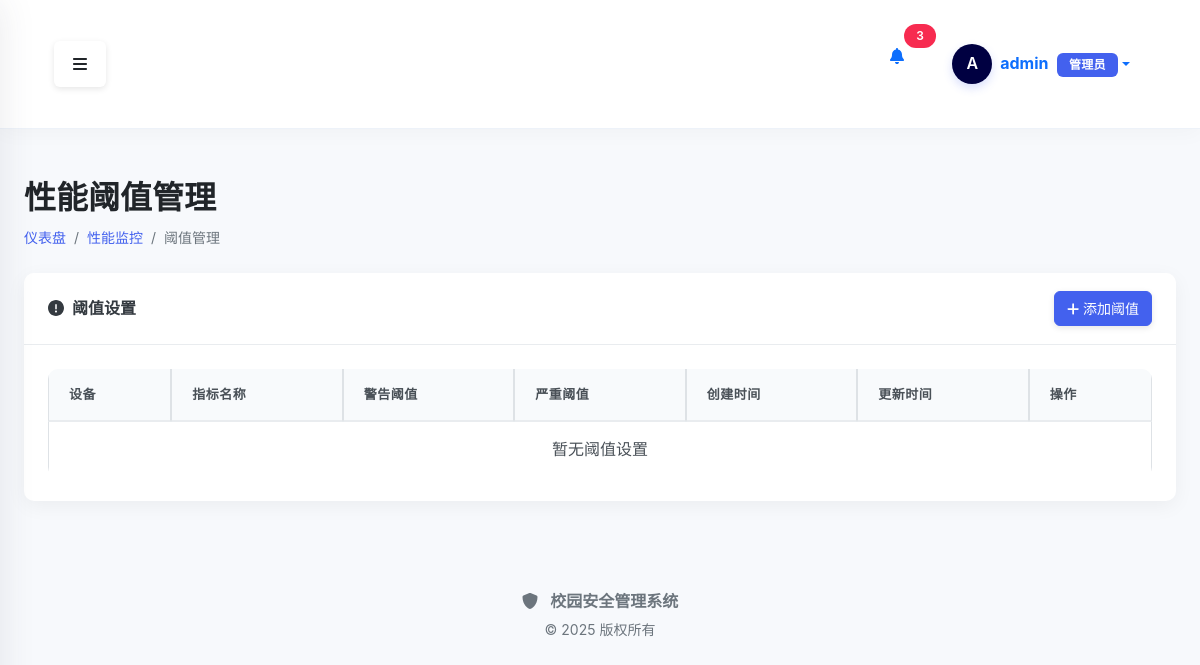
The app's page /performance/thresholds (signed in), older data.
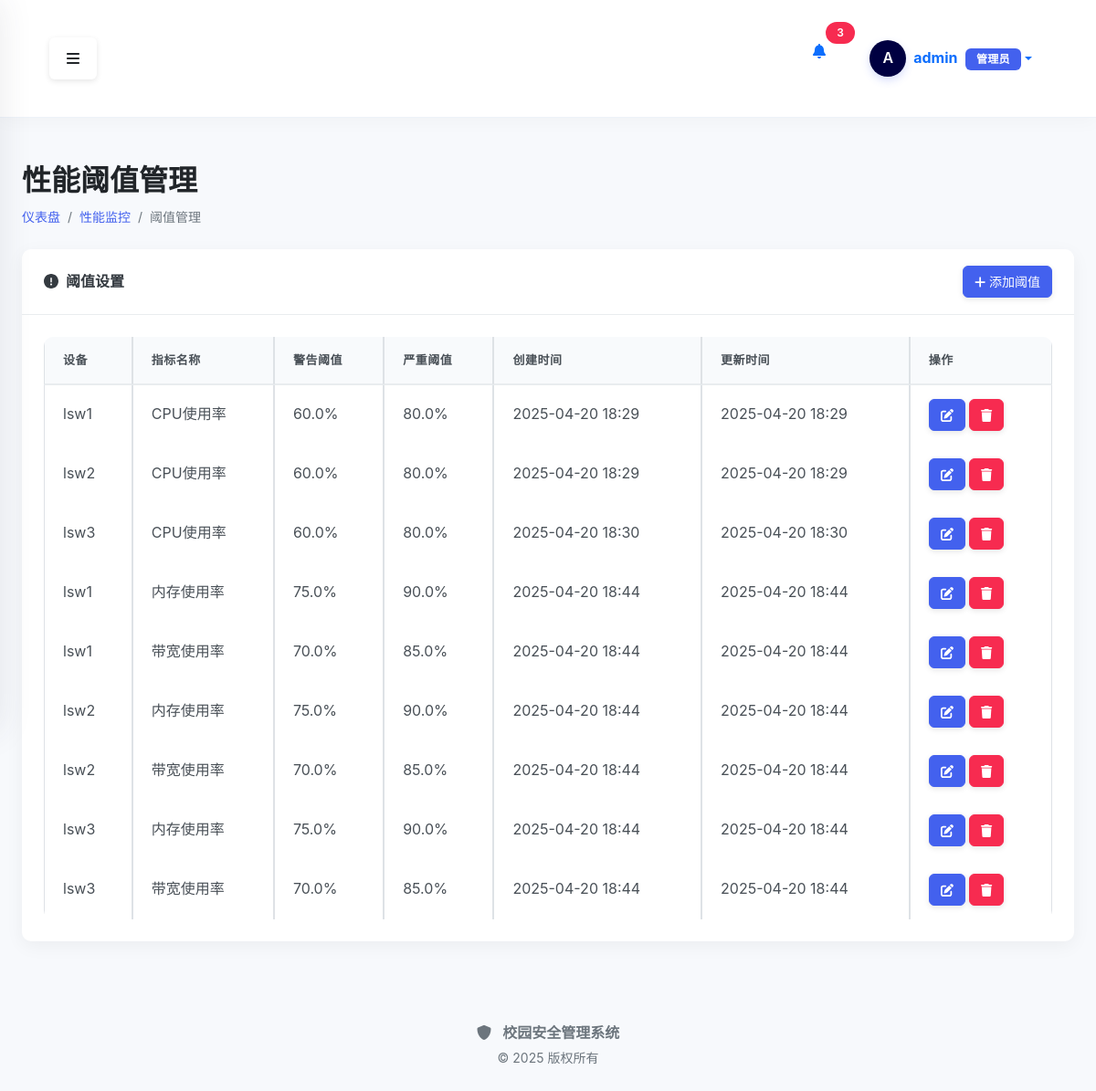
The same page, newer data.
### src/models/performance.py (models this page shows, shortened)
class Threshold(BaseModel):
    __tablename__ = 'thresholds'
    __table_args__ = {'extend_existing': True}  # 添加此参数解决表重复定义问题
    id = db.Column(db.Integer, primary_key=True)
    device_id = db.Column(db.Integer, db.ForeignKey('devices.id'), nullable=False)
    metric_name = db.Column(db.String(32), nullable=False)
    warning_threshold = db.Column(db.Float, nullable=False)
    critical_threshold = db.Column(db.Float, nullable=False)
    device = db.relationship('Device', backref=db.backref('thresholds', lazy='dynamic'), overlaps="thresholds")

### src/models/device.py (models this page shows, shortened)
class Device(BaseModel):
    __tablename__ = 'devices'
    __table_args__ = {'extend_existing': True}  # 确保可以扩展现有表
    id = db.Column(db.Integer, primary_key=True)
    name = db.Column(db.String(100), nullable=False)
    ip_address = db.Column(db.String(20), nullable=False)
    type_id = db.Column(db.Integer, db.ForeignKey('device_types.id'))
    location = db.Column(db.String(100))
    status = db.Column(db.String(20), default='正常')
    serial_number = db.Column(db.String(50), nullable=True)
    firmware_version = db.Column(db.String(50), nullable=True)
    device_code = db.Column(db.String(50), nullable=True, unique=True)
    mac_address = db.Column(db.String(20), nullable=True)
    manufacturer = db.Column(db.String(100), nullable=True)
    model = db.Column(db.String(100), nullable=True)
    purchase_date = db.Column(db.Date, nullable=True)
    warranty_period = db.Column(db.Integer, nullable=True)  # 保修期（月）
    notes = db.Column(db.Text, nullable=True)
    username = db.Column(db.String(50), default='admin', nullable=True)
    password = db.Column(db.String(100), default='admin123', nullable=True)
    port = db.Column(db.Integer, default=22, nullable=True)
    connection_protocol = db.Column(db.String(20), default='ssh', nullable=True)  # ssh, telnet, snmp

### src/modules/performance/routes.py (the view)
@performance_bp.route('/thresholds')
@login_required
def thresholds():
    devices = Device.query.all()
    thresholds = Threshold.query.all()
    return render_template('performance/thresholds.html', devices=devices, thresholds=thresholds)

### src/templates/performance/thresholds.html (shortened to what the changed rows need)
{% extends 'base.html' %}
{% block content %}
<div class="container-fluid px-4">
    <h1 class="mt-4">性能阈值管理</h1>
    <div class="row">
        <div class="col-lg-12">
            <div class="card mb-4">
                <div class="card-body">
                    <div class="table-responsive">
                        <table class="table table-bordered table-hover" id="thresholdsTable" width="100%" cellspacing="0">
                            <thead>
                                <tr>
                                    <th>设备</th>
                                    <th>指标名称</th>
                                    <th>警告阈值</th>
                                    <th>严重阈值</th>
                                    <th>创建时间</th>
                                    <th>更新时间</th>
                                    <th>操作</th>
                                </tr>
                            </thead>
                            <tbody>
                                {% for threshold in thresholds %}
                                <tr>
                                    <td>{{ threshold.device.name }}</td>
                                    <td>
                                        {% if threshold.metric_name == 'cpu_usage' %}
                                            CPU使用率
                                        {% elif threshold.metric_name == 'memory_usage' %}
                                            内存使用率
                                        {% elif threshold.metric_name == 'bandwidth_usage' %}
                                            带宽使用率
                                        {% else %}
                                            {{ threshold.metric_name }}
                                        {% endif %}
                                    </td>
                                    <td>{{ threshold.warning_threshold }}%</td>
                                    <td>{{ threshold.critical_threshold }}%</td>
                                    <td>{{ threshold.created_at.strftime('%Y-%m-%d %H:%M') }}</td>
                                    <td>{{ threshold.updated_at.strftime('%Y-%m-%d %H:%M') }}</td>
                                    <td>
                                        <button type="button" class="btn btn-primary btn-sm edit-threshold"
                                                data-id="{{ threshold.id }}"
                                                data-device-id="{{ threshold.device_id }}"
                                                data-metric-name="{{ threshold.metric_name }}"
                                                data-warning="{{ threshold.warning_threshold }}"
                                                data-critical="{{ threshold.critical_threshold }}"
                                                title="编辑阈值">
                                            <i class="fas fa-edit"></i>
                                        </button>
                                        <button type="button" class="btn btn-danger btn-sm delete-threshold"
                                                data-id="{{ threshold.id }}"
                                                data-device-name="{{ threshold.device.name }}"
                                                data-metric-name="{% if threshold.metric_name == 'cpu_usage' %}CPU使用率{% elif threshold.metric_name == 'memory_usage' %}内存使用率{% elif threshold.metric_name == 'bandwidth_usage' %}带宽使用率{% else %}{{ threshold.metric_name }}{% endif %}"
                                                title="删除阈值">
                                            <i class="fas fa-trash"></i>
                                        </button>
                                    </td>
                                </tr>
                                {% else %}
                                <tr>
                                    <td colspan="7" class="text-center">暂无阈值设置</td>
                                </tr>
                                {% endfor %}
                            </tbody>
                        </table>
                    </div>
                </div>
            </div>
        </div>
    </div>
</div>
{% endblock %}

Row changes from the older to the newer data that the page shows:
added Threshold: device.name "lsw1", metric_name "CPU使用率", warning_threshold "60.0", critical_threshold "80.0", created_at "2025-04-20 18:29", updated_at "2025-04-20 18:29"
added Threshold: device.name "lsw2", metric_name "CPU使用率", warning_threshold "60.0", critical_threshold "80.0", created_at "2025-04-20 18:29", updated_at "2025-04-20 18:29"
added Threshold: device.name "lsw3", metric_name "CPU使用率", warning_threshold "60.0", critical_threshold "80.0", created_at "2025-04-20 18:30", updated_at "2025-04-20 18:30"
added Threshold: device.name "lsw1", metric_name "内存使用率", warning_threshold "75.0", critical_threshold "90.0", created_at "2025-04-20 18:44", updated_at "2025-04-20 18:44"
added Threshold: device.name "lsw1", metric_name "带宽使用率", warning_threshold "70.0", critical_threshold "85.0", created_at "2025-04-20 18:44", updated_at "2025-04-20 18:44"
added Threshold: device.name "lsw2", metric_name "内存使用率", warning_threshold "75.0", critical_threshold "90.0", created_at "2025-04-20 18:44", updated_at "2025-04-20 18:44"
added Threshold: device.name "lsw2", metric_name "带宽使用率", warning_threshold "70.0", critical_threshold "85.0", created_at "2025-04-20 18:44", updated_at "2025-04-20 18:44"
added Threshold: device.name "lsw3", metric_name "内存使用率", warning_threshold "75.0", critical_threshold "90.0", created_at "2025-04-20 18:44", updated_at "2025-04-20 18:44"
added Threshold: device.name "lsw3", metric_name "带宽使用率", warning_threshold "70.0", critical_threshold "85.0", created_at "2025-04-20 18:44", updated_at "2025-04-20 18:44"
Text that changed along with them:
text no longer shown: "暂无阈值设置"
